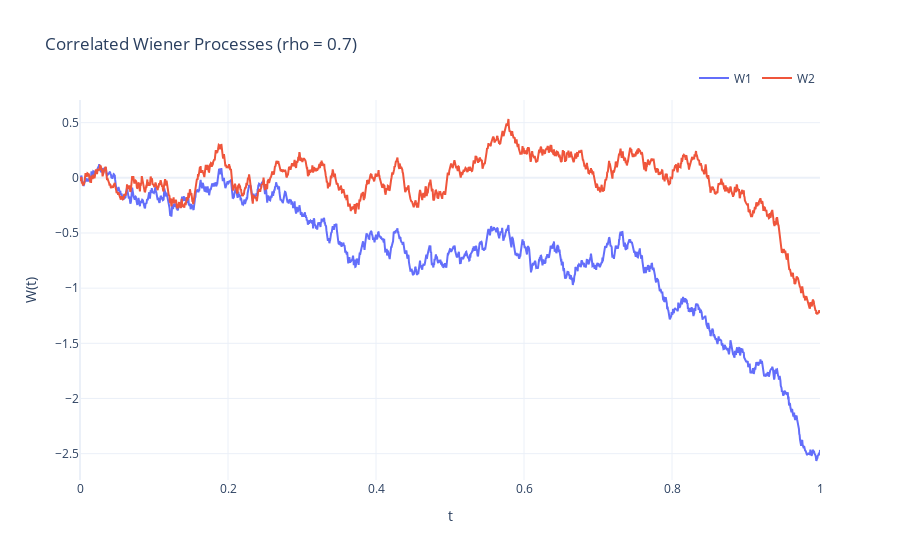
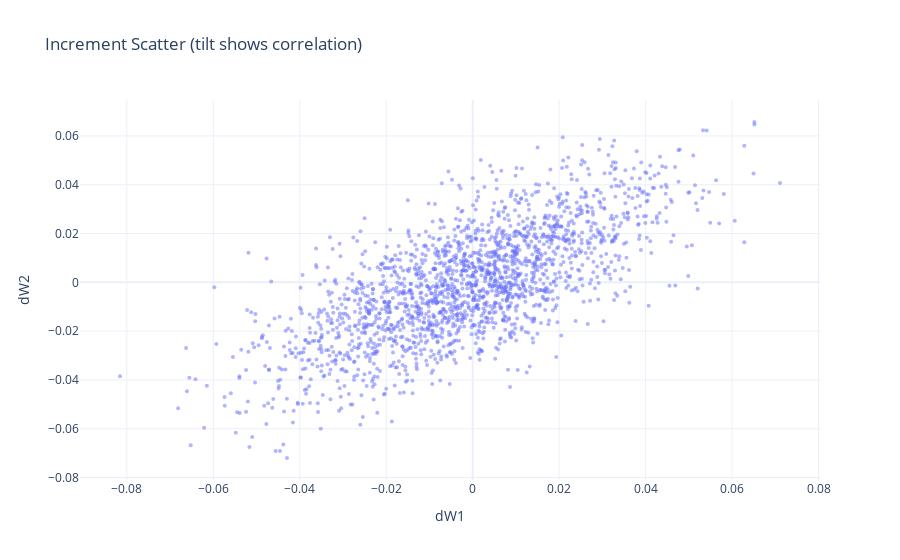

Write notebook code for charts like these, in order.
### Markdown cell above
## B. Heston model

&rarr; make variance stochastic and correlated with the asset:


### Risk-neutral dynamics (the version you price with)

Under the risk-neutral measure $\mathbb{Q}$ (so drift is $r - q$):

$$
\frac{dS_t}{S_t} = (r - q)\,dt + \sqrt{v_t}\,dW_t^{(1)}
$$

$$
dv_t = \kappa(\theta - v_t)\,dt + \xi\sqrt{v_t}\,dW_t^{(2)}
$$

with correlation

$$
dW_t^{(1)}\, dW_t^{(2)} = \rho\, dt.
$$

### Parameters (to calibrate..)

- $v_0$: initial variance at $t = 0$ (so initial vol $\approx \sqrt{v_0}$)
- $\theta$: long-run variance level
- $\kappa$: mean reversion speed (how fast $v_t$ returns to $\theta$)
- $\xi$: "vol of vol" (variance volatility)
- $\rho$: correlation between spot and variance shocks (typically negative in equities $\rightarrow$ skew)

Plus market inputs: $S_0$, $r$, $q$.

### Code cell
T = 1.0  #years       
N = 2000         
rho = 0.7        # correlation in [-1, 1]
seed = 42

rng = np.random.default_rng(seed)
dt = T / N
t = np.linspace(0, T, N + 1)

# independent Brownian increments
dB1 = np.sqrt(dt) * rng.standard_normal(N)
dB2 = np.sqrt(dt) * rng.standard_normal(N)


# correlated increments
dW1 = dB1
dW2 = rho * dB1 + np.sqrt(1 - rho**2) * dB2

W1 = np.concatenate([[0.0], np.cumsum(dW1)])
W2 = np.concatenate([[0.0], np.cumsum(dW2)])


fig = go.Figure()

# paths
fig.add_trace(go.Scatter(x=t, y=W1, mode="lines", name="W1"))
fig.add_trace(go.Scatter(x=t, y=W2, mode="lines", name="W2"))

fig.update_layout(
    title=f"Correlated Wiener Processes (rho = {rho})",
    xaxis_title="t",
    yaxis_title="W(t)",
    template="plotly_white",
    legend=dict(orientation="h", yanchor="bottom", y=1.02, xanchor="right", x=1)
)

fig.show()

fig2 = go.Figure()
fig2.add_trace(go.Scatter(
    x=dW1, y=dW2, mode="markers", name="(dW1, dW2)",
    marker=dict(size=4, opacity=0.5)
))
fig2.update_layout(
    title="Increment Scatter (tilt shows correlation)",
    xaxis_title="dW1",
    yaxis_title="dW2",
    template="plotly_white"
)
fig2.show()

### Figure 1 — Plotly figure (JSON) as saved in the notebook; plotly's stock layout.template omitted (floating-point values rounded to 4 significant figures; data arrays with more than 128 entries replaced by an {"elided": "..."} marker saying what was removed)
{"data": [{"mode": "lines", "name": "W1", "type": "scatter", "x": {"elided": "2001 float values"}, "y": {"elided": "2001 float values"}}, {"mode": "lines", "name": "W2", "type": "scatter", "x": {"elided": "2001 float values"}, "y": {"elided": "2001 float values"}}], "layout": {"legend": {"orientation": "h", "x": 1, "xanchor": "right", "y": 1.02, "yanchor": "bottom"}, "title": {"text": "Correlated Wiener Processes (rho = 0.7)"}, "xaxis": {"title": {"text": "t"}}, "yaxis": {"title": {"text": "W(t)"}}}}

### Figure 2 — Plotly figure (JSON) as saved in the notebook; plotly's stock layout.template omitted (floating-point values rounded to 4 significant figures; data arrays with more than 128 entries replaced by an {"elided": "..."} marker saying what was removed)
{"data": [{"marker": {"opacity": 0.5, "size": 4}, "mode": "markers", "name": "(dW1, dW2)", "type": "scatter", "x": {"elided": "2000 float values"}, "y": {"elided": "2000 float values"}}], "layout": {"title": {"text": "Increment Scatter (tilt shows correlation)"}, "xaxis": {"title": {"text": "dW1"}}, "yaxis": {"title": {"text": "dW2"}}}}
